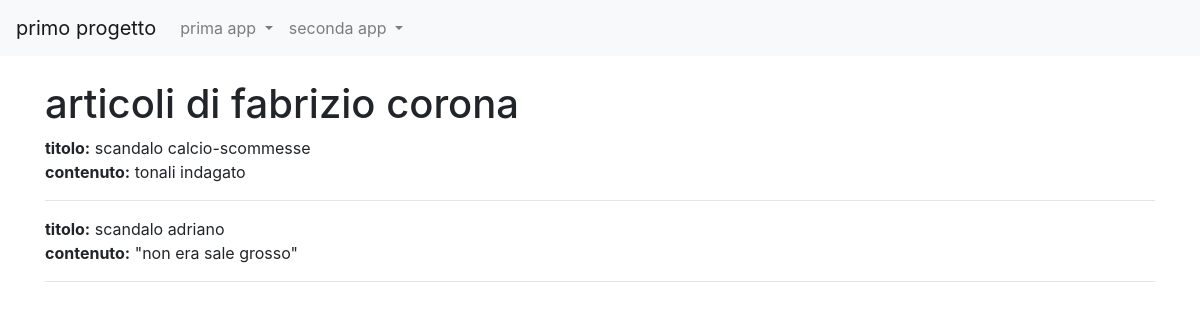
Page /news/lista_articoli/5 on the committed database.
### news/models.py (models this page shows, shortened)
class Articolo(models.Model):
    titolo = models.CharField(max_length=100)
    contenuto = models.TextField()
    giornalista = models.ForeignKey(Giornalista, on_delete=models.CASCADE, related_name="articoli")
    data = models.DateField(auto_now=True, blank=True)
    visualizzazioni = models.IntegerField(default=0, blank=True)
    class Meta:
        verbose_name="Articolo"
        verbose_name_plural="Articoli"

class Giornalista(models.Model):
    nome = models.CharField(max_length=20)
    cognome = models.CharField(max_length=20)
    anno_di_nascita = models.DateField(blank=True)
    def __str__(self):
        return self.nome + " " + self.cognome
    class Meta:
        verbose_name="Giornalista"
        verbose_name_plural="giornalisti"

### news/views.py (the view)
# urls.py: path('lista_articoli/<int:pk>', lista_articoli_giornalista, name="lista_articoli"),
def lista_articoli_giornalista(request,pk = None):
    if(pk==None):
        articoli = Articolo.objects.all()
    else:
        articoli = Articolo.objects.filter(giornalista_id = pk)
    context = {
        "articoli": articoli,
        "pk": pk,
    }
    return render(request,"lista_articoli.html", context)

### news/templates/lista_articoli.html (shortened to what this page needs)
{% extends "base.html" %}
{% block content %}
    {% if pk %}
        <h1>articoli di {{articoli.0.giornalista}}</h1>
        {% for articolo in articoli %}
            <b>titolo:</b> {{ articolo.titolo }}<br>
            <b>contenuto:</b> {{ articolo.contenuto }}<br>
            <hr>
        {% endfor %}
 {% endif %}
{% endblock content %}

### rows in the picture
Articolo: giornalista.cognome "fabrizio corona", titolo "scandalo calcio-scommesse", contenuto "tonali indagato"
Articolo: titolo "scandalo adriano", contenuto "\"non era sale grosso\""
